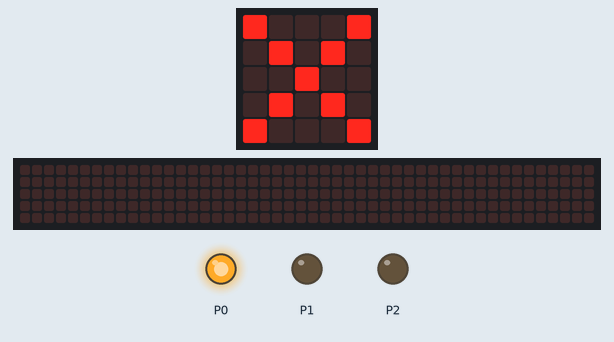
Recording of a program running on a simulated BBC micro:bit (MakeCode). Parts: the board's 5×5 LED display, a strip that is not on the board, showing the scrolling text unrolled, output pins drawn as LEDs (lit = HIGH). The 48×5 strip is a reading aid, not a part: it shows the text the display is scrolling, unrolled, one strip-width of it at a time.

Above: at 0.1 s.
At 6.77 s:
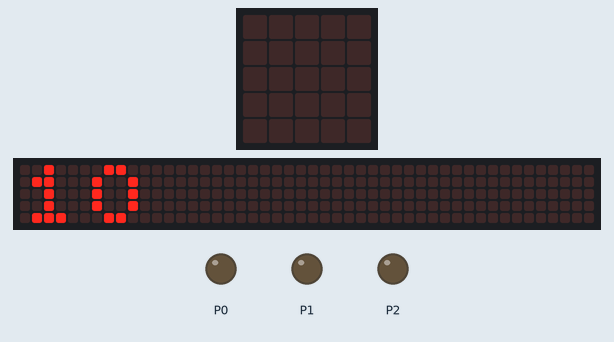
At 14.3 s:
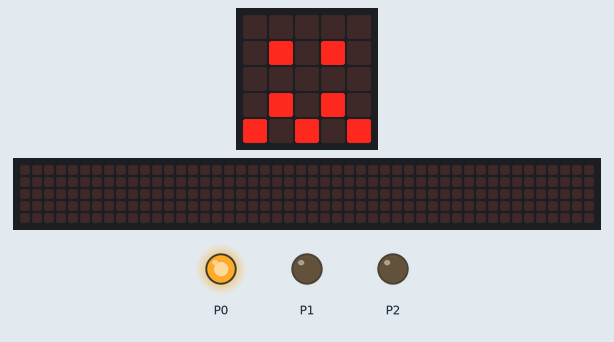
At 27.6 s:
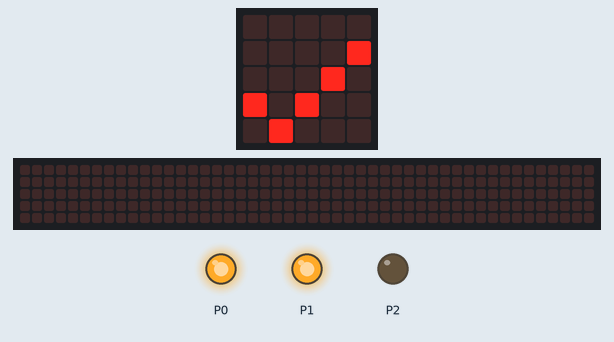
At 34.6 s:
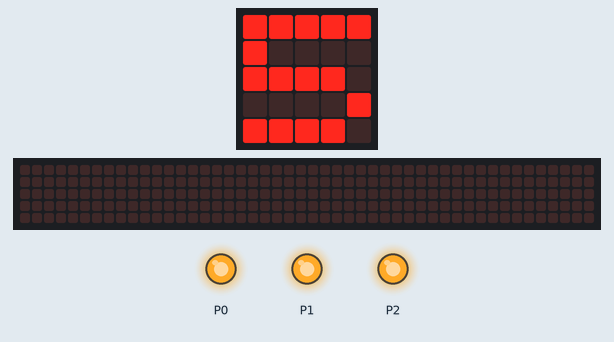
At 35.8 s:
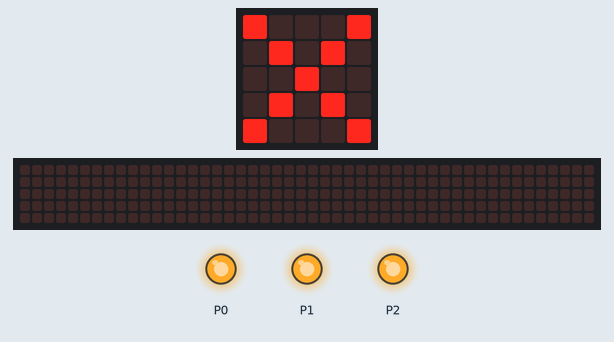
Timing chart, 0 to 40.0 s (numbered marks = the images above):
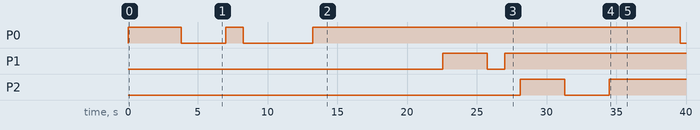

The program:

main.ts
```typescript
basic.forever(function () {
    pins.digitalWritePin(DigitalPin.P0, 1)
    basic.showIcon(IconNames.No)
    basic.pause(500)
    basic.showNumber(15)
    pins.digitalWritePin(DigitalPin.P0, 0)
    basic.pause(500)
    basic.showNumber(10)
    pins.digitalWritePin(DigitalPin.P0, 1)
    basic.pause(500)
    basic.showNumber(5)
    pins.digitalWritePin(DigitalPin.P0, 0)
    basic.pause(5000)
    pins.digitalWritePin(DigitalPin.P0, 1)
    basic.pause(500)
    pins.digitalWritePin(DigitalPin.P0, 1)
    pins.digitalWritePin(DigitalPin.P1, 0)
    basic.pause(500)
    basic.showIcon(IconNames.Confused)
    basic.pause(5000)
    basic.showNumber(15)
    pins.digitalWritePin(DigitalPin.P1, 1)
    basic.pause(500)
    basic.showNumber(10)
    pins.digitalWritePin(DigitalPin.P1, 0)
    basic.pause(500)
    basic.showNumber(5)
    pins.digitalWritePin(DigitalPin.P1, 1)
    basic.pause(500)
    pins.digitalWritePin(DigitalPin.P2, 0)
    basic.pause(1)
    basic.showIcon(IconNames.Yes)
    pins.digitalWritePin(DigitalPin.P2, 1)
    basic.showNumber(15)
    basic.pause(500)
    pins.digitalWritePin(DigitalPin.P2, 0)
    basic.showNumber(10)
    basic.pause(500)
    pins.digitalWritePin(DigitalPin.P2, 1)
    basic.showNumber(5)
    basic.pause(500)
})
```

test.ts
```typescript
// aquí va el archivo "tests"; esto no se compilará cuando este paquete se utilice como una extensión.
```

Measured:
- by itself, P0: goes HIGH 3.8 s, LOW 3.2 s, HIGH 1.3 s, LOW 5.0 s, HIGH 26.3 s, then LOW
- by itself, P1: LOW → HIGH at 22.6 s, → LOW 3.2 s later, → HIGH 1.3 s later
- by itself, P2: LOW → HIGH at 28.1 s, → LOW 3.2 s later, → HIGH 3.2 s later
- what the display in image 1 shows lasts 0.4 s, from 6.6 s to 7.0 s
- what the display in image 2 shows lasts 5.6 s, from 14.3 s to 19.9 s
- what the display in image 3 shows lasts 0.6 s, from 27.5 s to 28.1 s
- what the display in image 4 shows lasts 1.3 s, from 34.5 s to 35.8 s
